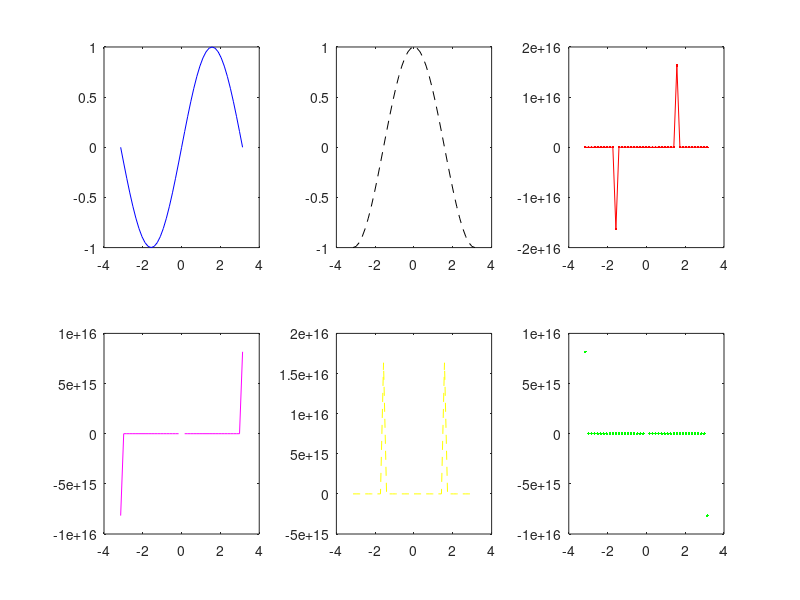

The MATLAB script that drew this image:
clc;
clear;
close all
x=-pi:pi/20:pi;
y1=sin(x);
y2=cos(x);
y3=tan(x);
y4=1./sin(x);
y5=sec(x);
y6=cot(x);
subplot(2,3,1)
plot(x,y1,'b-');
subplot(2,3,2)
plot(x,y2,'k--');
subplot(2,3,3)
plot(x,y3,'r.-');
subplot(2,3,4)
plot(x,y4,'m-');
subplot(2,3,5)
plot(x,y5,'y--');
subplot(2,3,6)
plot(x,y6,'g.');

